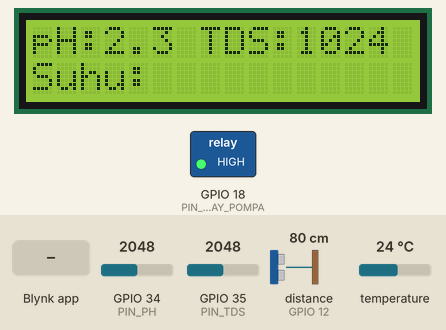
This sketch was run on a simulated ESP32. On the bench: 16×2 character LCD, switched loads named in the sketch (green lamp = pin HIGH). Inputs (shaded band) come from the test bench; at power-on: temperature 24 °C, GPIO 35 (PIN_TDS) = 2048, GPIO 34 (PIN_PH) = 2048, distance to the obstacle (sensor on GPIO 12) 80 cm. The echo pulse lasts 58.3 µs per cm; WiFi joins after 1.5 s; servers stay silent unless stated; pins used as bus, display or sensor lines are not drawn.

Above: at 3.0 s.
3.1 s: Blynk app writes 1 to V5
At 4.1 s:
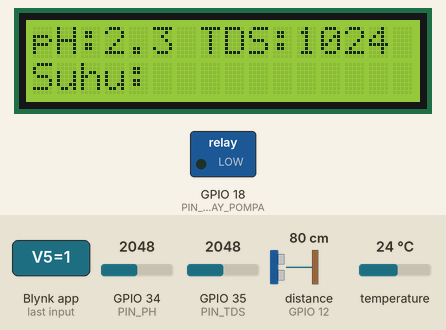
5.8 s: temperature set to 12 °C
7.3 s: GPIO 35 (PIN_TDS) set to 217
At 8.8 s:
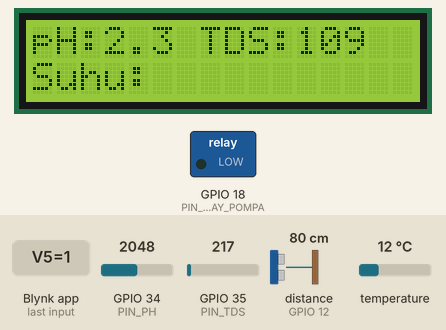
9.7 s: GPIO 35 (PIN_TDS) set to 178
At 10.4 s:
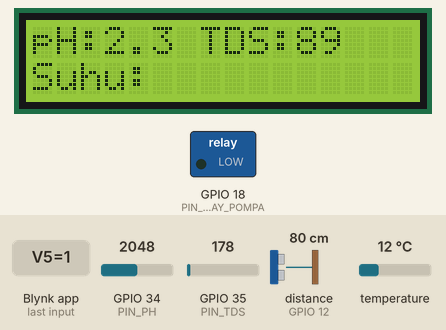
11.3 s: GPIO 34 (PIN_PH) set to 1605
At 12.6 s:
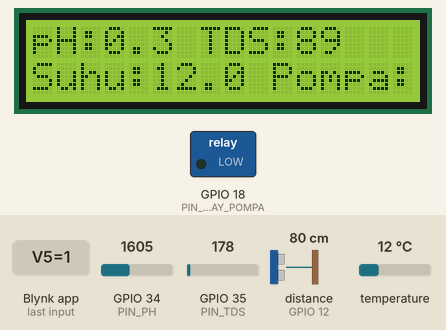
12.9 s: GPIO 34 (PIN_PH) set to 1474
At 13.6 s:
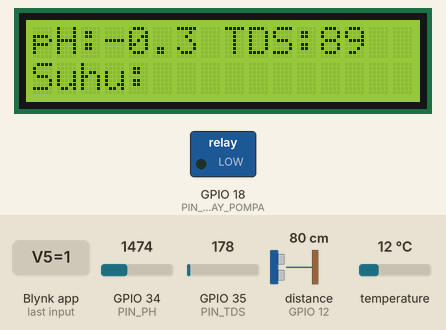
Timing chart, 0 to 15.9 s (numbered marks = the images above; inputs shaded):
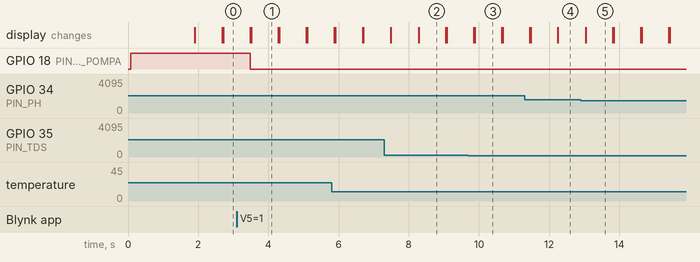

Measured:
- the behaviour switches between 1539 and 1538 on GPIO 34 (PIN_PH) (found by bisection; images 4 and 5)
- after the input at 3.1 s, GPIO 18 (PIN_RELAY_POMPA): HIGH → LOW after 0.38 s
- after the input at 7.3 s, the display: first differs from a run without the input after 0.98 s (image 2)
- after the input at 9.7 s, the display: first differs from a run without the input after 0.17 s (image 3)
- after the input at 11.3 s, the display: first differs from a run without the input after 0.17 s (image 4 shows a later state)
- after the input at 12.9 s, the display: changes after 0.14 s (image 5)
- what the display in image 1 shows lasts 0.8 s, from 3.5 s to 4.3 s

The sketch:

bab4_2_proyek_2.ino
```cpp
#define BLYNK_PRINT Serial
#define BLYNK_TEMPLATE_ID "YOUR_TEMPLATE_ID"
#define BLYNK_DEVICE_NAME "Hidroponik Sekolah"

#include <WiFi.h>
#include <BlynkSimpleEsp32.h>
#include <Wire.h>
#include <LiquidCrystal_I2C.h>
#include <OneWire.h>
#include <DallasTemperature.h>

// --- KREDENSIAL PENGGUNA ---
char auth[] = "YOUR_BLYNK_AUTH_TOKEN";
char ssid[] = "NAMA_WIFI_ANDA";
char pass[] = "PASSWORD_WIFI_ANDA";

// --- KONFIGURASI PIN ---
const int PIN_SUHU_AIR = 4;
const int PIN_RELAY_POMPA = 18;
const int PIN_PH = 34;
const int PIN_TDS = 35;
const int PIN_TRIG = 13;
const int PIN_ECHO = 12;

// --- INISIALISASI OBJEK ---
LiquidCrystal_I2C lcd(0x27, 16, 2);
OneWire oneWire(PIN_SUHU_AIR);
DallasTemperature sensors(&oneWire);
BlynkTimer timer;

// --- PENGATURAN JADWAL POMPA (NON-BLOCKING) ---
unsigned long waktuPompaNyala = 15 * 60 * 1000; // 15 menit
unsigned long waktuPompaMati = 45 * 60 * 1000; // 45 menit
unsigned long waktuSebelumnya = 0;
bool statusPompa = false; // false = mati, true = nyala

void setup() {
  Serial.begin(115200);
  lcd.init();
  lcd.backlight();
  sensors.begin();
  pinMode(PIN_RELAY_POMPA, OUTPUT);
  pinMode(PIN_TRIG, OUTPUT);
  pinMode(PIN_ECHO, INPUT);
  digitalWrite(PIN_RELAY_POMPA, HIGH); // Pompa mati di awal

  Blynk.begin(auth, ssid, pass);
  timer.setInterval(5000L, kirimDataSensor); // Kirim data setiap 5 detik
}

void loop() {
  Blynk.run();
  timer.run();
  jalankanJadwalPompa();
  tampilkanDataKeLayar();
}

void kirimDataSensor() {
  float suhu = bacaSuhuAir();
  float ph = bacaPH();
  float tds = bacaTDS();
  long level = bacaLevelAir();

  Blynk.virtualWrite(V0, suhu);
  Blynk.virtualWrite(V1, ph);
  Blynk.virtualWrite(V2, tds);
  Blynk.virtualWrite(V3, level);
  Blynk.virtualWrite(V4, statusPompa ? 255 : 0); // Kirim status pompa
}

// Tombol manual untuk pompa
BLYNK_WRITE(V5) {
  digitalWrite(PIN_RELAY_POMPA, param.asInt() == 1 ? LOW : HIGH);
}

void jalankanJadwalPompa() {
  unsigned long waktuSekarang = millis();
  if (statusPompa) { // Jika pompa sedang nyala
    if (waktuSekarang - waktuSebelumnya >= waktuPompaNyala) {
      statusPompa = false;
      waktuSebelumnya = waktuSekarang;
      digitalWrite(PIN_RELAY_POMPA, HIGH); // Matikan pompa
    }
  } else { // Jika pompa sedang mati
    if (waktuSekarang - waktuSebelumnya >= waktuPompaMati) {
      statusPompa = true;
      waktuSebelumnya = waktuSekarang;
      digitalWrite(PIN_RELAY_POMPA, LOW); // Nyalakan pompa
    }
  }
}

// --- FUNGSI-FUNGSI PEMBACAAN SENSOR ---

float bacaSuhuAir() {
  sensors.requestTemperatures();
  return sensors.getTempCByIndex(0);
}

long bacaLevelAir() {
  digitalWrite(PIN_TRIG, LOW);
  delayMicroseconds(2);
  digitalWrite(PIN_TRIG, HIGH);
  delayMicroseconds(10);
  digitalWrite(PIN_TRIG, LOW);
  long durasi = pulseIn(PIN_ECHO, HIGH);
  return durasi * 0.034 / 2; // Konversi ke cm
}

float bacaPH() {
  int nilaiAnalog = analogRead(PIN_PH);
  // PENTING: Rumus di bawah ini HANYA CONTOH dan HARUS diganti
  // dengan hasil kalibrasi Anda sendiri!
  float tegangan = nilaiAnalog * (3.3 / 4095.0);
  float ph = 7.0 - ((2.5 - tegangan) / 0.18); // Contoh rumus linier
  return ph;
}

float bacaTDS() {
  int nilaiAnalog = analogRead(PIN_TDS);
  // PENTING: Lakukan kalibrasi dengan larutan TDS standar
  // untuk mendapatkan rumus konversi yang akurat.
  return nilaiAnalog * 0.5; // Contoh rumus sangat sederhana
}

void tampilkanDataKeLayar() {
  lcd.clear();
  lcd.setCursor(0,0);
  lcd.print("pH:");
  lcd.print(bacaPH(), 1);
  lcd.print(" TDS:");
  lcd.print(bacaTDS(), 0);

  lcd.setCursor(0,1);
  lcd.print("Suhu:");
  lcd.print(bacaSuhuAir(), 1);
  lcd.print(" Pompa:");
  lcd.print(statusPompa ? "ON" : "OFF");
}
```
